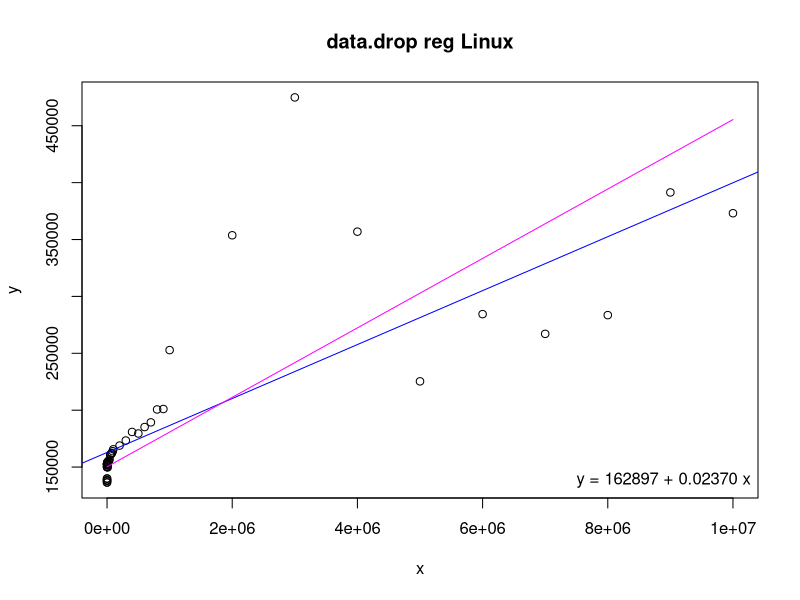
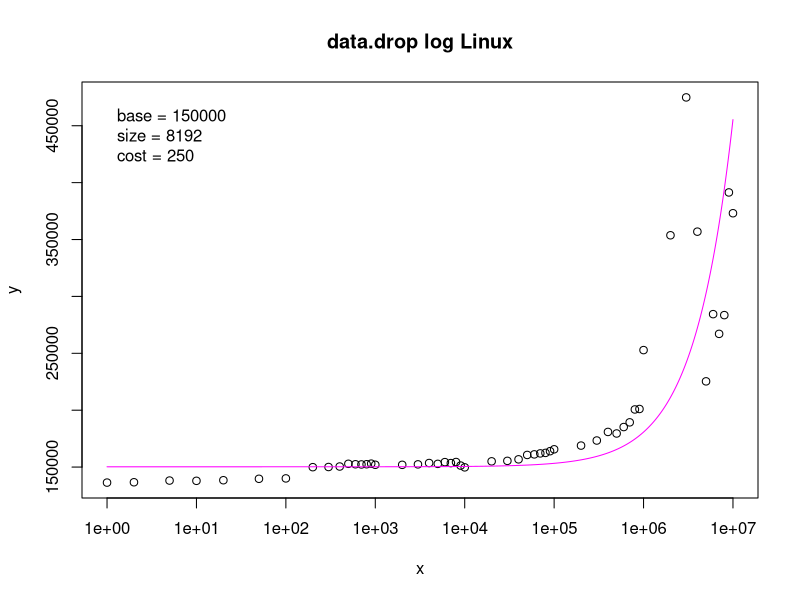

Write the R code that produced these figures, in order.
# Input data
x <- c(1,2,5,10,20,50,100,200,300,400,500,600,700,800,900,1000,2000,3000,4000,5000,6000,7000,8000,9000,10000,20000,30000,40000,50000,60000,70000,80000,90000,100000,200000,300000,400000,500000,600000,700000,800000,900000,1000000,2000000,3000000,4000000,5000000,6000000,7000000,8000000,9000000,10000000)
y <- c(136370,136660,138160,137930,138450,139710,140050,149920,150070,150500,152890,152480,152310,152500,153020,152030,151990,152390,153580,152830,154360,153510,154460,151330,149770,155050,155470,156810,160670,161170,162040,162470,163970,165630,168900,173350,180890,179530,185190,189320,200650,201060,252820,353740,474910,356920,225350,284420,267090,283560,391390,373110)

# Linear regression
model <- lm(y ~ x)
coefs <- coef(model)

# Print regression coefficients
print(coefs)

# Estimating function
base <- 150000
size <- 8192
cost <- 250
fe <- function(x) {
  base + (((x + size - 1) / size) * cost)
}

# Estimated values
xe <- seq(1, 10000000, by = 1000)
ye <- fe(xe)

png("data-drop-reg.png")
plot(x, y, main = "data.drop reg Linux")
abline(model, col = "blue")
lines(xe, ye, col = "magenta")
legend("bottomright", legend = sprintf("y = %.0f + %.5f x", coefs[1], coefs[2]), bty = "n")

png("data-drop-log.png")
plot(x, y, log = "x", main = "data.drop log Linux")
lines(xe, ye, col = "magenta")
legend("topleft", legend = sprintf(" base = %i\n size = %i\n cost = %i", base, size, cost), bty = "n")
